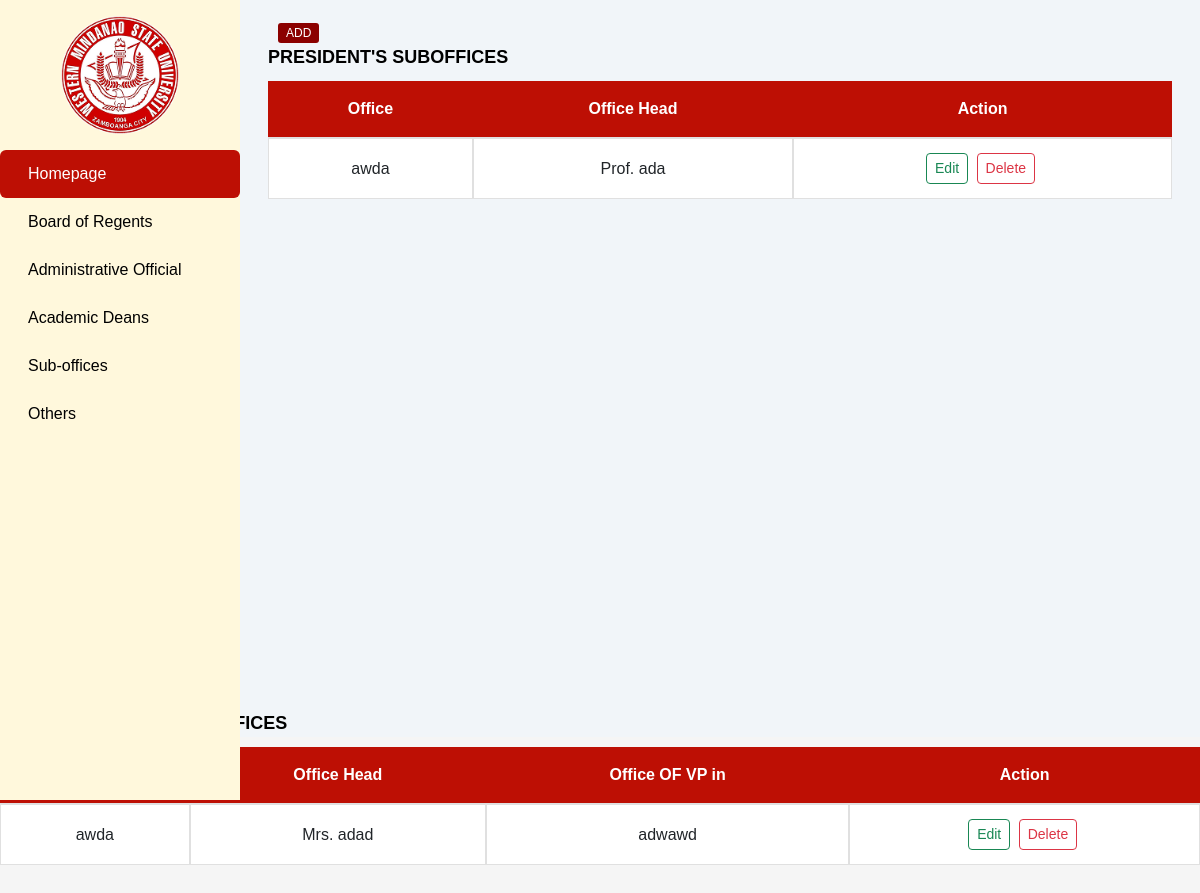
Screenshot of /sample-admin/SubOffices.php with the database file from the repository.
### tables this page shows
CREATE TABLE `president_suboffices` (
  `id` int(11) NOT NULL,
  `office` varchar(100) NOT NULL,
  `office_head` varchar(100) NOT NULL,
  `honorifics_id` int(100) NOT NULL
);

CREATE TABLE `honorifics` (
  `id` int(11) NOT NULL,
  `name` varchar(100) NOT NULL,
  `short` varchar(100) NOT NULL
);

CREATE TABLE `vice_president_suboffices` (
  `id` int(11) NOT NULL,
  `office` varchar(100) NOT NULL,
  `office_head` varchar(100) NOT NULL,
  `office_of_vp_in` varchar(100) NOT NULL,
  `honorifics_id` int(100) NOT NULL
);

### classes/presSubOffices.class.php (called while the page is built, shortened)
<?php
require_once 'database.class.php';
class PresSubOffices {
    protected $db;
    function __construct()
    {
        $this->db = new Database();
    }
    function fetchAll()
    {
        $sql = "
            SELECT
                ps.*,
                h.short AS honorific_short
            FROM president_suboffices AS ps
            LEFT JOIN honorifics AS h ON ps.honorifics_id = h.id
        ";
        $query = $this->db->connect()->prepare($sql);
        $data = null;
        if ($query->execute()) {
            $data = $query->fetchAll(PDO::FETCH_ASSOC);
        }
        return $data;
    }
}

### classes/database.class.php (called while the page is built)
<?php
class Database
{
    private $host = 'localhost';
    private $username = 'root';
    private $password = '';
    private $dbname = 'wmsu_administrationdb';
    protected $connection;
    function connect()
    {
        if ($this->connection === null) {
            $this->connection = new PDO("mysql:host=$this->host;dbname=$this->dbname", $this->username, $this->password);
        }
        return $this->connection;
    }
}

### classes/vicepresSubOffices.class.php (called while the page is built, shortened)
<?php
require_once 'database.class.php';
class VicepresSubOffices {
    protected $db;
    function __construct()
    {
        $this->db = new Database();
    }
    function fetchAll()
    {
        $sql = "
            SELECT
                vps.*,
                h.short AS honorific_short
            FROM vice_president_suboffices AS vps
            LEFT JOIN honorifics AS h ON vps.honorifics_id = h.id
        ";
        $query = $this->db->connect()->prepare($sql);
        $data = null;
        if ($query->execute()) {
            $data = $query->fetchAll(PDO::FETCH_ASSOC);
        }
        return $data;
    }
}

### crud-administration/view/view-SubOffices.php (the view, shortened to what this page needs)
<div class="container-fluid">
<a href="../crud-administration/add-options/select-table.php" class="insert-btn">ADD</a>
                <div class="section">
        <div class="section-header">
            PRESIDENT'S SUBOFFICES
        </div>
                    <div class="table-responsive" style="max-height: 400px; overflow-y: auto;">
                        <table id="table-products" class="table table-centered table-nowrap mb-0">
                            <thead class="table-light">
                                <tr>
                                    <th>Office</th>
                                    <th>Office Head</th>
                                    <th>Action</th>
                                </tr>
                            </thead>
                            <tbody>
                                <?php
                                require_once '../../classes/presSubOffices.class.php';
                                $presSubOfficesObj = new PresSubOffices();
                                $presSubOffice = $presSubOfficesObj->fetchAll();
                                foreach ($presSubOffice as $presSubOffices) {
                                ?>
                                    <tr>
                                        <td><?= htmlspecialchars( $presSubOffices['office']) ?></td>
                                        <td><?= htmlspecialchars($presSubOffices['honorific_short'] . ' ' .$presSubOffices['office_head'] ?? 'N/A') ?></td>
                                        <td class="text-nowrap">
                                            <a href="" class="btn btn-sm btn-outline-success me-1 edit-presSubOffices" data-id="<?= $presSubOffices['id'] ?>">Edit</a>
                                            <a href="" class="btn btn-sm btn-outline-danger me-1 delete-presSubOffices" data-id="<?= $presSubOffices['id'] ?>">Delete</a>
                                        </td>
                                    </tr>
                                <?php
                                }
                                ?>
                            </tbody>
                        </table>
                    </div>
                </div>
            </div>
        </div>
    </div>
    <div class="section">
        <div class="section-header">
        </div>
                    <div class="table-responsive" style="max-height: 400px; overflow-y: auto;">
                        <table id="table-products" class="table table-centered table-nowrap mb-0">
                            <thead class="table-light">
                                <tr>
                                    <th>Office</th>
                                    <th>Office Head</th>
                                    <th>Office OF VP in</th>
                                    <th>Action</th>
                                </tr>
                            </thead>
                            <tbody>
                                <?php
                                require_once '../../classes/VicepresSubOffices.class.php';
                                $VicepresSubOfficesObj = new VicepresSubOffices();
                                $VicepresSubOffice = $VicepresSubOfficesObj->fetchAll();
                                foreach ($VicepresSubOffice as $VicepresSubOffices) {
                                ?>
                                    <tr>
                                        <td><?= htmlspecialchars( $VicepresSubOffices['office']) ?></td>
                                        <td><?= htmlspecialchars($VicepresSubOffices['honorific_short'] . ' ' . $VicepresSubOffices['office_head'] ?? 'N/A') ?></td>
                                        <td><?= htmlspecialchars($VicepresSubOffices['office_of_vp_in'] ?? 'N/A') ?></td>
                                        <td class="text-nowrap">
                                            <a href="" class="btn btn-sm btn-outline-success me-1 edit-VicepresSubOffices" data-id="<?= $VicepresSubOffices['id'] ?>">Edit</a>
                                            <a href="" class="btn btn-sm btn-outline-danger me-1 delete-VicepresSubOffices" data-id="<?= $VicepresSubOffices['id'] ?>">Delete</a>
                                        </td>
                                    </tr>
                                <?php
                                }
                                ?>
                            </tbody>
                        </table>
                    </div>
                </div>

### css/administration.css (style rules this page uses)
.table { border-spacing: 0; border-collapse: separate; overflow: hidden; }
.table thead th { background-color: #BD0F04; font-weight: bold; padding: 16px; color: #fff; text-align: center; }
.table tbody tr { transition: background-color 0.2s ease; }
.table td, .table th { padding: 14px; vertical-align: middle; }
.btn { margin-right: 4px; }

### css/style.css (style rules this page uses)
* { margin: 0; padding: 0; box-sizing: border-box; font-family: Arial, sans-serif; }
body { background-color: #f5f5f5; }
:root { --sidebar-bg-color: #FFF8DC; --sidebar-menu-item-color: #000000; --sidebar-menu-hover-color: #fff; --sidebar-menu-active-color: #BD0F04; --sidebar-width: 240px; --topbar-height: 90px; --body-color: #f1f5f9; --brand-color: #0ea5e9; --header-bg-color: #8B0000; --header-text-color: #ffffff; }
.section { margin-bottom: 30px; }
.section-header { background-color: #f1f5f9; color: #000000; display: flex; align-items: center; margin-bottom: 10px; font-size: 18px; font-weight: bold; }
.insert-btn { background-color: #8B0000; color: white; padding: 3px 8px; border-radius: 3px; margin-left: 10px; font-size: 12px; text-decoration: none; }
table { width: 100%; border-collapse: collapse; margin-bottom: 20px; background-color: white; box-shadow: 0 2px 5px rgba(0,0,0,0.1); }
th { background-color: #BD0F04; color: white; padding: 10px; text-align: center; }
td { padding: 10px; border: 1px solid #e0e0e0; text-align: center; vertical-align: middle; }

### rows the page displays
president_suboffices: office "awda", honorifics+office_head "Prof. ada"
vice_president_suboffices: office "awda", honorifics+office_head "Mrs. adad", office_of_vp_in "adwawd"
